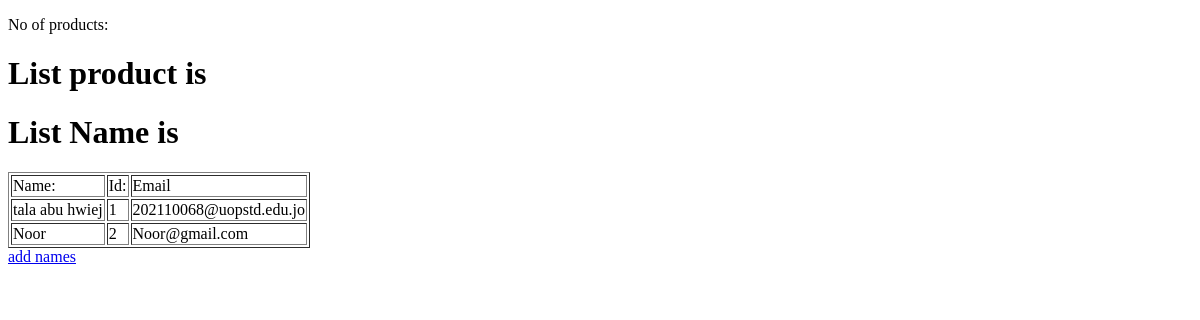
/info2, run on an earlier commit of the app's database.
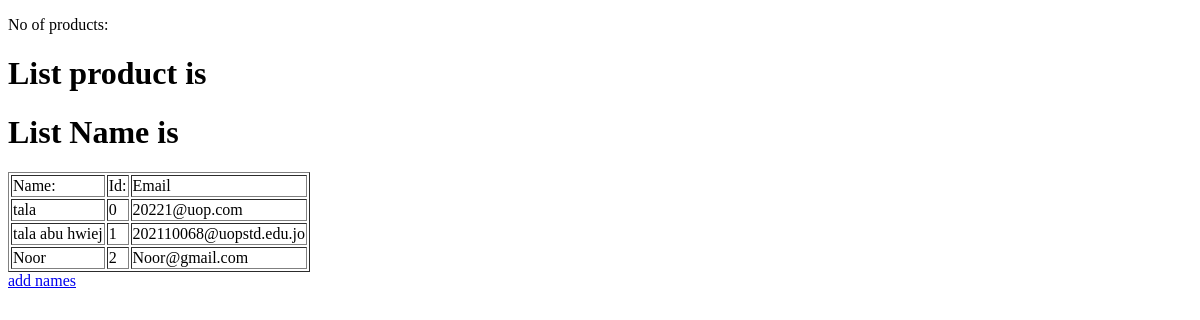
And on a later commit of the database.
### room/models.py (models this page shows)
class Client(models.Model):
    cid=models.AutoField(primary_key=True,default=0)
    name=models.CharField(max_length=20)
    gender_ch=[(1,"Female"),(2,"Male")]
    gender=models.IntegerField(choices=gender_ch)
    email=models.EmailField(null=True, unique=True)
    birthdate=models.DateField()
    type=models.ForeignKey(ClientType,on_delete=models.CASCADE,default=0)
    def __str__(self):
        return self.name

### room/views.py (the view)
# urls.py: path('info2', views.info2, name="info2"),
def info2(request):
    ClientInfoList=Client.objects.all()
    return render(request,"info2.html",{"ClientInfoLists":ClientInfoList})

### room/templates/info2.html (shortened to what this page needs)
<!DOCTYPE html>
<html lang="en">
<head>
</head>
<body>
<p>No of products: {{Noproduct}} </p>
<h1>List product is </h1>
<h1>List Name is </h1>
<table border="1" >
    <tr>
        <td>Name:</td>
        <td>Id:</td>
        <td>Email</td>
    </tr>
    {% for x in ClientInfoLists%}
    <tr>
        <td>{{x}}</td>
        <td>{{x.pk}}</td>
        <td>{{x.email}}</td>
    </tr>
 {% endfor %}
</table>
<a href="{% url 'add2' %}">add names</a>
</body>
</html>

What changed in the data, as far as the page shows it:
added Client: name "tala", pk "0", email "20221@uop.com"
